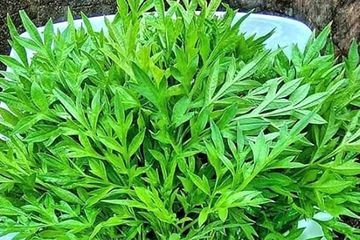
#> input picture Threshold/daun_kenikir.jpg, 360 x 240 px
$ python Threshold.py
#> lines starting #> are read from the running program, lines starting #| are printed output that depends on the picture; after the words box and inside, x2 and y2 are one past the last pixel; in counts of white or black regions, pixels touching at a corner belong together
import numpy as np
import imageio
import matplotlib.pyplot as plt

def convert_to_binary(image_paths):

    plt.figure(figsize=(15, 5))

    for i, image_path in enumerate(image_paths):

        image = imageio.imread(image_path)
#> image is the input picture: shape (240, 360, 3); mean R, G, B 87.4, 166.9, 67.8


        grayscale_image = np.dot(image[..., :3], [0.2989, 0.5870, 0.1140])
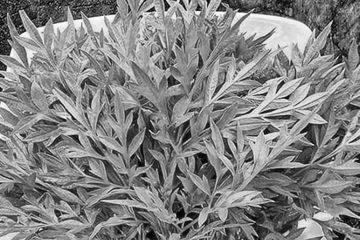
#> grayscale_image: shape (240, 360) float64; min 0.456, max 254.1, mean 131.8


        threshold_value = 128
        binary_image = (grayscale_image > threshold_value).astype(np.uint8) * 255
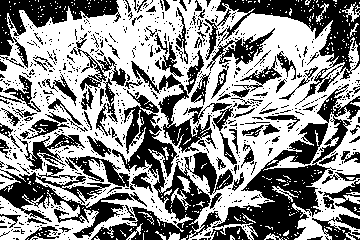
#> binary_image: shape (240, 360); 55.8% white; 786 black regions (676 under 20 px), largest, box (x1, y1, x2, y2) and area: (212, 84, 360, 240) 6185, (91, 90, 233, 240) 5868, (216, 0, 360, 106) 3954


        plt.subplot(1, 3, i + 1)
        plt.imshow(binary_image, cmap='gray')
        plt.title(f'Binary Image - {image_path}')
        plt.axis('off')
#> pass 2 of the loop in convert_to_binary, `for i, image_path in enumerate(image_paths):`:
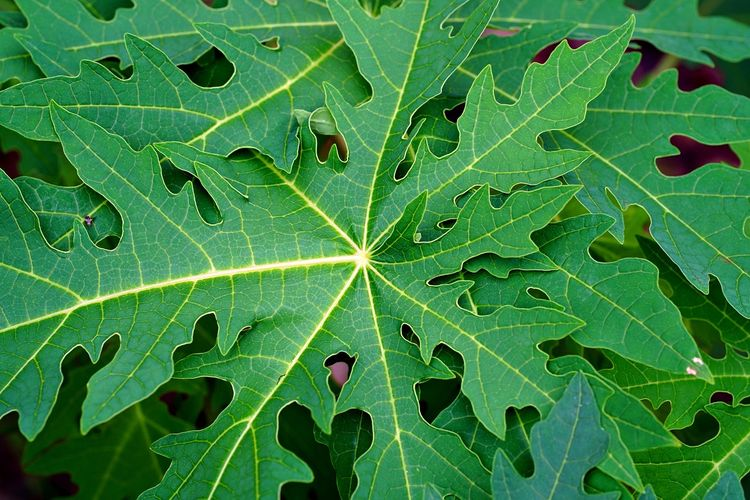
#> input picture Threshold/daun_pepaya.jpeg, 750 x 500 px
#> in convert_to_binary, image is the input picture: shape (500, 750, 3); mean R, G, B 53.9, 132.1, 65.3
#> in convert_to_binary, `grayscale_image = np.dot(image[..., :3], [0.2989, 0.5870, 0.1140])`:
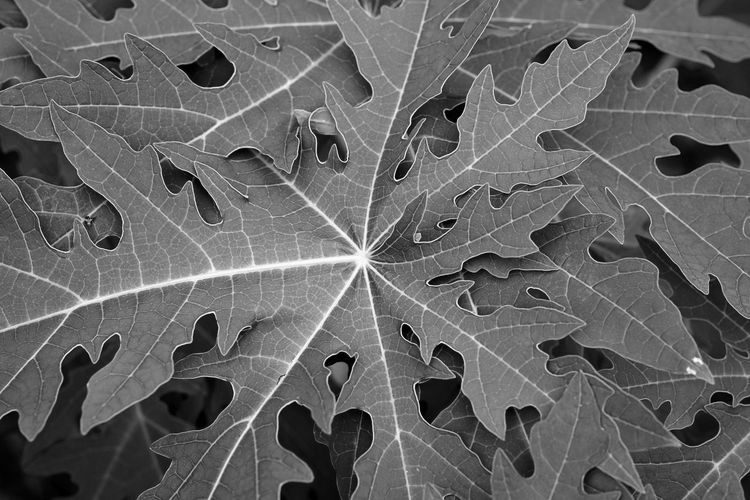
#> grayscale_image: shape (500, 750) float64; min 0, max 253.2, mean 101.1
#> in convert_to_binary, `binary_image = (grayscale_image > threshold_value).astype(np.uint8) * ..`:
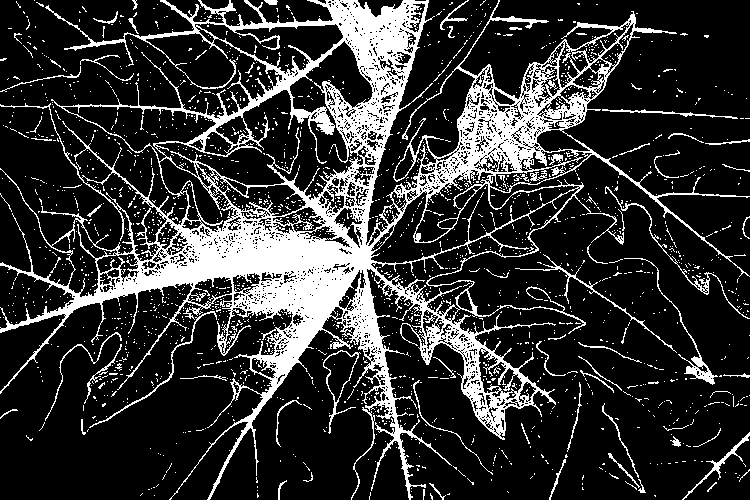
#> binary_image: shape (500, 750); 20% white; 1951 white regions (1874 under 20 px), largest, box (x1, y1, x2, y2) and area: (0, 0, 750, 500) 63416, (624, 258, 718, 385) 577, (605, 186, 750, 319) 494
#> pass 3 of the loop in convert_to_binary, `for i, image_path in enumerate(image_paths):`:
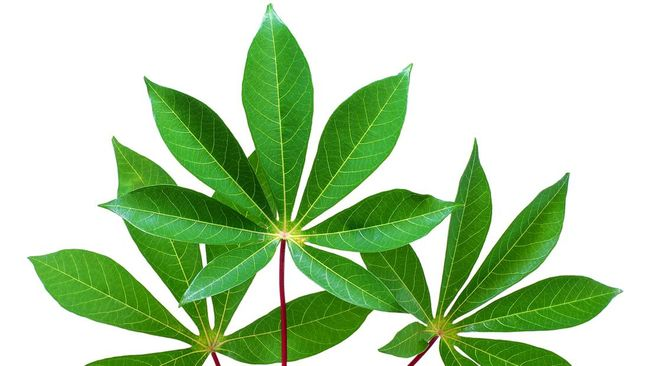
#> input picture Threshold/daun_singkong.jpeg, 650 x 366 px
#> in convert_to_binary, image is the input picture: shape (366, 650, 3); mean R, G, B 179.8, 209.5, 167.1
#> in convert_to_binary, `grayscale_image = np.dot(image[..., :3], [0.2989, 0.5870, 0.1140])`:
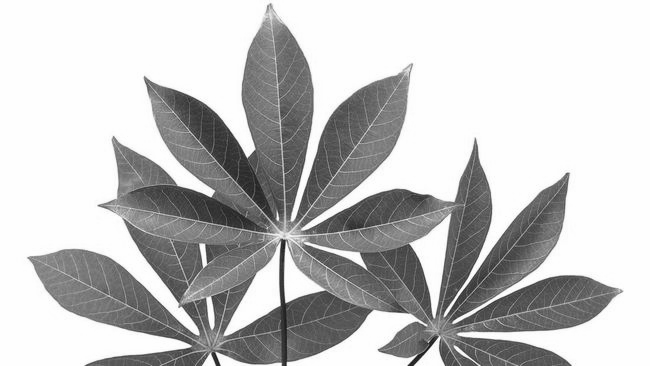
#> grayscale_image: shape (366, 650) float64; min 21.73, max 255, mean 195.8
#> in convert_to_binary, `binary_image = (grayscale_image > threshold_value).astype(np.uint8) * ..`:
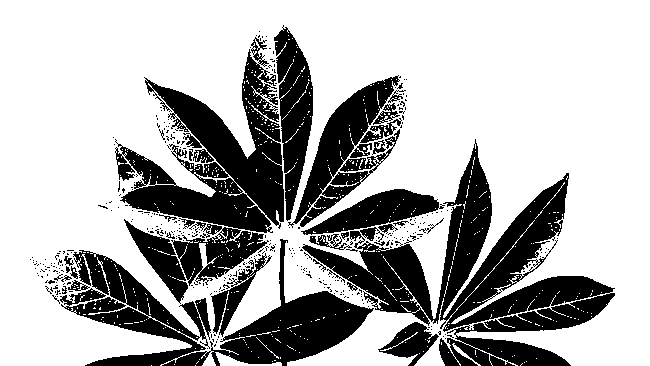
#> binary_image: shape (366, 650); 69.2% white; 373 black regions (339 under 20 px), largest, box (x1, y1, x2, y2) and area: (302, 139, 615, 366) 22646, (115, 37, 284, 286) 16888, (60, 239, 374, 366) 13662

    plt.tight_layout()
    plt.show()
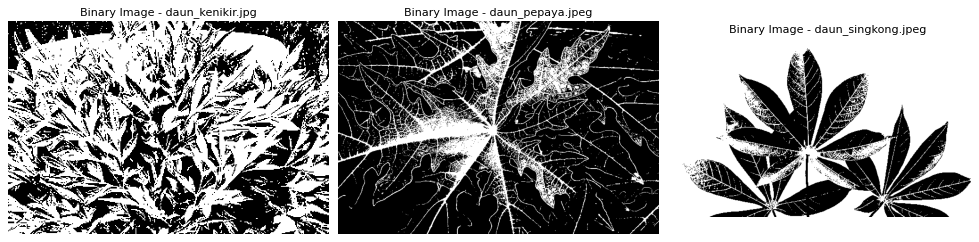
#> figure drawn by matplotlib, 3 panels


image_paths = ['daun_kenikir.jpg', 'daun_pepaya.jpeg', 'daun_singkong.jpeg']
convert_to_binary(image_paths)
